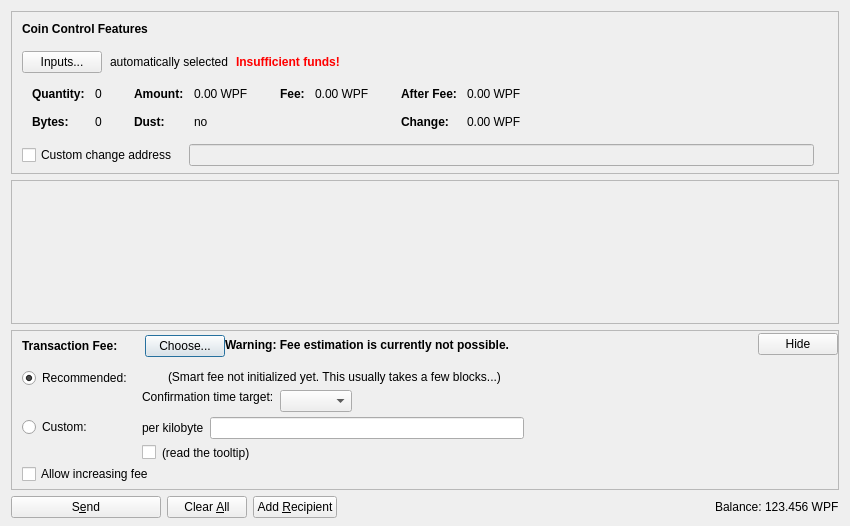
<?xml version="1.0" encoding="UTF-8"?>
<ui version="4.0">
 <class>SendCoinsDialog</class>
 <widget class="QDialog" name="SendCoinsDialog">
  <property name="geometry">
   <rect>
    <x>0</x>
    <y>0</y>
    <width>850</width>
    <height>526</height>
   </rect>
  </property>
  <property name="windowTitle">
   <string>Send Coins</string>
  </property>
  <layout class="QVBoxLayout" name="verticalLayout" stretch="0,1,0,0">
   <property name="bottomMargin">
    <number>8</number>
   </property>
   <item>
    <widget class="QFrame" name="frameCoinControl">
     <property name="sizePolicy">
      <sizepolicy hsizetype="Expanding" vsizetype="Expanding">
       <horstretch>0</horstretch>
       <verstretch>0</verstretch>
      </sizepolicy>
     </property>
     <property name="maximumSize">
      <size>
       <width>16777215</width>
       <height>16777215</height>
      </size>
     </property>
     <property name="frameShape">
      <enum>QFrame::StyledPanel</enum>
     </property>
     <property name="frameShadow">
      <enum>QFrame::Sunken</enum>
     </property>
     <layout class="QVBoxLayout" name="verticalLayoutCoinControl2">
      <property name="spacing">
       <number>0</number>
      </property>
      <property name="leftMargin">
       <number>0</number>
      </property>
      <property name="topMargin">
       <number>0</number>
      </property>
      <property name="rightMargin">
       <number>0</number>
      </property>
      <property name="bottomMargin">
       <number>6</number>
      </property>
      <item>
       <layout class="QVBoxLayout" name="verticalLayoutCoinControl" stretch="0,0,0,0,1">
        <property name="spacing">
         <number>0</number>
        </property>
        <property name="leftMargin">
         <number>10</number>
        </property>
        <property name="topMargin">
         <number>10</number>
        </property>
        <item>
         <layout class="QHBoxLayout" name="horizontalLayoutCoinControl1">
          <property name="bottomMargin">
           <number>15</number>
          </property>
          <item>
           <widget class="QLabel" name="labelCoinControlFeatures">
            <property name="sizePolicy">
             <sizepolicy hsizetype="Preferred" vsizetype="Maximum">
              <horstretch>0</horstretch>
              <verstretch>0</verstretch>
             </sizepolicy>
            </property>
            <property name="font">
             <font>
              <weight>75</weight>
              <bold>true</bold>
             </font>
            </property>
            <property name="styleSheet">
             <string notr="true">font-weight:bold;</string>
            </property>
            <property name="text">
             <string>Coin Control Features</string>
            </property>
           </widget>
          </item>
         </layout>
        </item>
        <item>
         <layout class="QHBoxLayout" name="horizontalLayoutCoinControl2" stretch="0,0,0,0">
          <property name="spacing">
           <number>8</number>
          </property>
          <property name="bottomMargin">
           <number>10</number>
          </property>
          <item>
           <widget class="QPushButton" name="pushButtonCoinControl">
            <property name="styleSheet">
             <string notr="true"/>
            </property>
            <property name="text">
             <string>Inputs...</string>
            </property>
            <property name="autoDefault">
             <bool>false</bool>
            </property>
           </widget>
          </item>
          <item>
           <widget class="QLabel" name="labelCoinControlAutomaticallySelected">
            <property name="text">
             <string>automatically selected</string>
            </property>
            <property name="margin">
             <number>5</number>
            </property>
           </widget>
          </item>
          <item>
           <widget class="QLabel" name="labelCoinControlInsuffFunds">
            <property name="font">
             <font>
              <weight>75</weight>
              <bold>true</bold>
             </font>
            </property>
            <property name="styleSheet">
             <string notr="true">color:red;font-weight:bold;</string>
            </property>
            <property name="text">
             <string>Insufficient funds!</string>
            </property>
            <property name="margin">
             <number>5</number>
            </property>
           </widget>
          </item>
          <item>
           <spacer name="horizontalSpacerCoinControl">
            <property name="orientation">
             <enum>Qt::Horizontal</enum>
            </property>
            <property name="sizeHint" stdset="0">
             <size>
              <width>40</width>
              <height>1</height>
             </size>
            </property>
           </spacer>
          </item>
         </layout>
        </item>
        <item>
         <widget class="QWidget" name="widgetCoinControl" native="true">
          <property name="sizePolicy">
           <sizepolicy hsizetype="Preferred" vsizetype="Preferred">
            <horstretch>0</horstretch>
            <verstretch>0</verstretch>
           </sizepolicy>
          </property>
          <property name="minimumSize">
           <size>
            <width>0</width>
            <height>0</height>
           </size>
          </property>
          <property name="styleSheet">
           <string notr="true"/>
          </property>
          <layout class="QHBoxLayout" name="horizontalLayoutCoinControl5">
           <property name="leftMargin">
            <number>0</number>
           </property>
           <property name="topMargin">
            <number>0</number>
           </property>
           <property name="rightMargin">
            <number>0</number>
           </property>
           <property name="bottomMargin">
            <number>0</number>
           </property>
           <item>
            <layout class="QHBoxLayout" name="horizontalLayoutCoinControl3" stretch="0,0,0,1">
             <property name="spacing">
              <number>20</number>
             </property>
             <property name="topMargin">
              <number>0</number>
             </property>
             <property name="bottomMargin">
              <number>10</number>
             </property>
             <item>
              <layout class="QFormLayout" name="formLayoutCoinControl1">
               <property name="horizontalSpacing">
                <number>10</number>
               </property>
               <property name="verticalSpacing">
                <number>14</number>
               </property>
               <property name="leftMargin">
                <number>10</number>
               </property>
               <property name="topMargin">
                <number>4</number>
               </property>
               <property name="rightMargin">
                <number>6</number>
               </property>
               <item row="0" column="0">
                <widget class="QLabel" name="labelCoinControlQuantityText">
                 <property name="font">
                  <font>
                   <weight>75</weight>
                   <bold>true</bold>
                  </font>
                 </property>
                 <property name="text">
                  <string>Quantity:</string>
                 </property>
                 <property name="margin">
                  <number>0</number>
                 </property>
                </widget>
               </item>
               <item row="0" column="1">
                <widget class="QLabel" name="labelCoinControlQuantity">
                 <property name="cursor">
                  <cursorShape>IBeamCursor</cursorShape>
                 </property>
                 <property name="contextMenuPolicy">
                  <enum>Qt::ActionsContextMenu</enum>
                 </property>
                 <property name="text">
                  <string notr="true">0</string>
                 </property>
                 <property name="margin">
                  <number>0</number>
                 </property>
                 <property name="textInteractionFlags">
                  <set>Qt::LinksAccessibleByMouse|Qt::TextSelectableByKeyboard|Qt::TextSelectableByMouse</set>
                 </property>
                </widget>
               </item>
               <item row="1" column="0">
                <widget class="QLabel" name="labelCoinControlBytesText">
                 <property name="font">
                  <font>
                   <weight>75</weight>
                   <bold>true</bold>
                  </font>
                 </property>
                 <property name="text">
                  <string>Bytes:</string>
                 </property>
                </widget>
               </item>
               <item row="1" column="1">
                <widget class="QLabel" name="labelCoinControlBytes">
                 <property name="cursor">
                  <cursorShape>IBeamCursor</cursorShape>
                 </property>
                 <property name="contextMenuPolicy">
                  <enum>Qt::ActionsContextMenu</enum>
                 </property>
                 <property name="text">
                  <string notr="true">0</string>
                 </property>
                 <property name="textInteractionFlags">
                  <set>Qt::LinksAccessibleByMouse|Qt::TextSelectableByKeyboard|Qt::TextSelectableByMouse</set>
                 </property>
                </widget>
               </item>
              </layout>
             </item>
             <item>
              <layout class="QFormLayout" name="formLayoutCoinControl2">
               <property name="horizontalSpacing">
                <number>10</number>
               </property>
               <property name="verticalSpacing">
                <number>14</number>
               </property>
               <property name="leftMargin">
                <number>6</number>
               </property>
               <property name="topMargin">
                <number>4</number>
               </property>
               <property name="rightMargin">
                <number>6</number>
               </property>
               <item row="0" column="0">
                <widget class="QLabel" name="labelCoinControlAmountText">
                 <property name="font">
                  <font>
                   <weight>75</weight>
                   <bold>true</bold>
                  </font>
                 </property>
                 <property name="text">
                  <string>Amount:</string>
                 </property>
                 <property name="margin">
                  <number>0</number>
                 </property>
                </widget>
               </item>
               <item row="0" column="1">
                <widget class="QLabel" name="labelCoinControlAmount">
                 <property name="cursor">
                  <cursorShape>IBeamCursor</cursorShape>
                 </property>
                 <property name="contextMenuPolicy">
                  <enum>Qt::ActionsContextMenu</enum>
                 </property>
                 <property name="text">
                  <string notr="true">0.00 WPF</string>
                 </property>
                 <property name="textInteractionFlags">
                  <set>Qt::LinksAccessibleByMouse|Qt::TextSelectableByKeyboard|Qt::TextSelectableByMouse</set>
                 </property>
                </widget>
               </item>
               <item row="1" column="0">
                <widget class="QLabel" name="labelCoinControlLowOutputText">
                 <property name="font">
                  <font>
                   <weight>75</weight>
                   <bold>true</bold>
                  </font>
                 </property>
                 <property name="text">
                  <string>Dust:</string>
                 </property>
                </widget>
               </item>
               <item row="1" column="1">
                <widget class="QLabel" name="labelCoinControlLowOutput">
                 <property name="cursor">
                  <cursorShape>IBeamCursor</cursorShape>
                 </property>
                 <property name="contextMenuPolicy">
                  <enum>Qt::ActionsContextMenu</enum>
                 </property>
                 <property name="text">
                  <string notr="true">no</string>
                 </property>
                 <property name="textInteractionFlags">
                  <set>Qt::LinksAccessibleByMouse|Qt::TextSelectableByKeyboard|Qt::TextSelectableByMouse</set>
                 </property>
                </widget>
               </item>
              </layout>
             </item>
             <item>
              <layout class="QFormLayout" name="formLayoutCoinControl3">
               <property name="horizontalSpacing">
                <number>10</number>
               </property>
               <property name="verticalSpacing">
                <number>14</number>
               </property>
               <property name="leftMargin">
                <number>6</number>
               </property>
               <property name="topMargin">
                <number>4</number>
               </property>
               <property name="rightMargin">
                <number>6</number>
               </property>
               <item row="0" column="0">
                <widget class="QLabel" name="labelCoinControlFeeText">
                 <property name="font">
                  <font>
                   <weight>75</weight>
                   <bold>true</bold>
                  </font>
                 </property>
                 <property name="text">
                  <string>Fee:</string>
                 </property>
                 <property name="margin">
                  <number>0</number>
                 </property>
                </widget>
               </item>
               <item row="0" column="1">
                <widget class="QLabel" name="labelCoinControlFee">
                 <property name="cursor">
                  <cursorShape>IBeamCursor</cursorShape>
                 </property>
                 <property name="contextMenuPolicy">
                  <enum>Qt::ActionsContextMenu</enum>
                 </property>
                 <property name="text">
                  <string notr="true">0.00 WPF</string>
                 </property>
                 <property name="textInteractionFlags">
                  <set>Qt::LinksAccessibleByMouse|Qt::TextSelectableByKeyboard|Qt::TextSelectableByMouse</set>
                 </property>
                </widget>
               </item>
              </layout>
             </item>
             <item>
              <layout class="QFormLayout" name="formLayoutCoinControl4">
               <property name="horizontalSpacing">
                <number>10</number>
               </property>
               <property name="verticalSpacing">
                <number>14</number>
               </property>
               <property name="leftMargin">
                <number>6</number>
               </property>
               <property name="topMargin">
                <number>4</number>
               </property>
               <property name="rightMargin">
                <number>6</number>
               </property>
               <item row="0" column="0">
                <widget class="QLabel" name="labelCoinControlAfterFeeText">
                 <property name="font">
                  <font>
                   <weight>75</weight>
                   <bold>true</bold>
                  </font>
                 </property>
                 <property name="text">
                  <string>After Fee:</string>
                 </property>
                 <property name="margin">
                  <number>0</number>
                 </property>
                </widget>
               </item>
               <item row="0" column="1">
                <widget class="QLabel" name="labelCoinControlAfterFee">
                 <property name="cursor">
                  <cursorShape>IBeamCursor</cursorShape>
                 </property>
                 <property name="contextMenuPolicy">
                  <enum>Qt::ActionsContextMenu</enum>
                 </property>
                 <property name="text">
                  <string notr="true">0.00 WPF</string>
                 </property>
                 <property name="textInteractionFlags">
                  <set>Qt::LinksAccessibleByMouse|Qt::TextSelectableByKeyboard|Qt::TextSelectableByMouse</set>
                 </property>
                </widget>
               </item>
               <item row="1" column="0">
                <widget class="QLabel" name="labelCoinControlChangeText">
                 <property name="font">
                  <font>
                   <weight>75</weight>
                   <bold>true</bold>
                  </font>
                 </property>
                 <property name="text">
                  <string>Change:</string>
                 </property>
                </widget>
               </item>
               <item row="1" column="1">
                <widget class="QLabel" name="labelCoinControlChange">
                 <property name="cursor">
                  <cursorShape>IBeamCursor</cursorShape>
                 </property>
                 <property name="contextMenuPolicy">
                  <enum>Qt::ActionsContextMenu</enum>
                 </property>
                 <property name="text">
                  <string notr="true">0.00 WPF</string>
                 </property>
                 <property name="textInteractionFlags">
                  <set>Qt::LinksAccessibleByMouse|Qt::TextSelectableByKeyboard|Qt::TextSelectableByMouse</set>
                 </property>
                </widget>
               </item>
              </layout>
             </item>
            </layout>
           </item>
          </layout>
         </widget>
        </item>
        <item>
         <layout class="QHBoxLayout" name="horizontalLayoutCoinControl4" stretch="0,0,0">
          <property name="spacing">
           <number>12</number>
          </property>
          <property name="sizeConstraint">
           <enum>QLayout::SetDefaultConstraint</enum>
          </property>
          <property name="topMargin">
           <number>5</number>
          </property>
          <property name="rightMargin">
           <number>5</number>
          </property>
          <item>
           <widget class="QCheckBox" name="checkBoxCoinControlChange">
            <property name="toolTip">
             <string>If this is activated, but the change address is empty or invalid, change will be sent to a newly generated address.</string>
            </property>
            <property name="text">
             <string>Custom change address</string>
            </property>
           </widget>
          </item>
          <item>
           <widget class="QValidatedLineEdit" name="lineEditCoinControlChange">
            <property name="enabled">
             <bool>false</bool>
            </property>
            <property name="sizePolicy">
             <sizepolicy hsizetype="Expanding" vsizetype="Fixed">
              <horstretch>0</horstretch>
              <verstretch>0</verstretch>
             </sizepolicy>
            </property>
           </widget>
          </item>
          <item>
           <widget class="QLabel" name="labelCoinControlChangeLabel">
            <property name="sizePolicy">
             <sizepolicy hsizetype="Preferred" vsizetype="Expanding">
              <horstretch>0</horstretch>
              <verstretch>0</verstretch>
             </sizepolicy>
            </property>
            <property name="minimumSize">
             <size>
              <width>0</width>
              <height>0</height>
             </size>
            </property>
            <property name="text">
             <string/>
            </property>
            <property name="margin">
             <number>3</number>
            </property>
           </widget>
          </item>
         </layout>
        </item>
        <item>
         <spacer name="verticalSpacerCoinControl">
          <property name="orientation">
           <enum>Qt::Vertical</enum>
          </property>
          <property name="sizeHint" stdset="0">
           <size>
            <width>800</width>
            <height>1</height>
           </size>
          </property>
         </spacer>
        </item>
       </layout>
      </item>
     </layout>
    </widget>
   </item>
   <item>
    <widget class="QScrollArea" name="scrollArea">
     <property name="widgetResizable">
      <bool>true</bool>
     </property>
     <widget class="QWidget" name="scrollAreaWidgetContents">
      <property name="geometry">
       <rect>
        <x>0</x>
        <y>0</y>
        <width>830</width>
        <height>104</height>
       </rect>
      </property>
      <layout class="QVBoxLayout" name="verticalLayout_2" stretch="0,1">
       <property name="leftMargin">
        <number>0</number>
       </property>
       <property name="topMargin">
        <number>0</number>
       </property>
       <property name="rightMargin">
        <number>0</number>
       </property>
       <property name="bottomMargin">
        <number>0</number>
       </property>
       <item>
        <layout class="QVBoxLayout" name="entries">
         <property name="spacing">
          <number>6</number>
         </property>
        </layout>
       </item>
       <item>
        <spacer name="verticalSpacer">
         <property name="orientation">
          <enum>Qt::Vertical</enum>
         </property>
         <property name="sizeHint" stdset="0">
          <size>
           <width>20</width>
           <height>40</height>
          </size>
         </property>
        </spacer>
       </item>
      </layout>
     </widget>
    </widget>
   </item>
   <item>
    <widget class="QFrame" name="frameFee">
     <property name="sizePolicy">
      <sizepolicy hsizetype="Expanding" vsizetype="Expanding">
       <horstretch>0</horstretch>
       <verstretch>0</verstretch>
      </sizepolicy>
     </property>
     <property name="maximumSize">
      <size>
       <width>16777215</width>
       <height>16777215</height>
      </size>
     </property>
     <property name="frameShape">
      <enum>QFrame::StyledPanel</enum>
     </property>
     <property name="frameShadow">
      <enum>QFrame::Sunken</enum>
     </property>
     <layout class="QVBoxLayout" name="verticalLayoutFee1">
      <property name="spacing">
       <number>0</number>
      </property>
      <property name="leftMargin">
       <number>0</number>
      </property>
      <property name="topMargin">
       <number>0</number>
      </property>
      <property name="rightMargin">
       <number>0</number>
      </property>
      <property name="bottomMargin">
       <number>0</number>
      </property>
      <item>
       <layout class="QVBoxLayout" name="verticalLayoutFee2" stretch="0,0,0">
        <property name="spacing">
         <number>0</number>
        </property>
        <property name="leftMargin">
         <number>10</number>
        </property>
        <property name="topMargin">
         <number>0</number>
        </property>
        <item>
         <layout class="QHBoxLayout" name="horizontalLayoutFee1">
          <property name="bottomMargin">
           <number>0</number>
          </property>
          <item>
           <layout class="QVBoxLayout" name="verticalLayoutFee7">
            <property name="spacing">
             <number>0</number>
            </property>
            <item>
             <spacer name="verticalSpacerSmartFee">
              <property name="orientation">
               <enum>Qt::Vertical</enum>
              </property>
              <property name="sizeType">
               <enum>QSizePolicy::Fixed</enum>
              </property>
              <property name="sizeHint" stdset="0">
               <size>
                <width>1</width>
                <height>4</height>
               </size>
              </property>
             </spacer>
            </item>
            <item>
             <layout class="QHBoxLayout" name="horizontalLayoutSmartFee">
              <property name="spacing">
               <number>10</number>
              </property>
              <item>
               <widget class="QLabel" name="labelFeeHeadline">
                <property name="sizePolicy">
                 <sizepolicy hsizetype="Preferred" vsizetype="Maximum">
                  <horstretch>0</horstretch>
                  <verstretch>0</verstretch>
                 </sizepolicy>
                </property>
                <property name="font">
                 <font>
                  <weight>75</weight>
                  <bold>true</bold>
                 </font>
                </property>
                <property name="styleSheet">
                 <string notr="true">font-weight:bold;</string>
                </property>
                <property name="text">
                 <string>Transaction Fee:</string>
                </property>
               </widget>
              </item>
              <item>
               <widget class="QLabel" name="labelFeeMinimized">
                <property name="text">
                 <string/>
                </property>
               </widget>
              </item>
              <item>
               <widget class="QPushButton" name="buttonChooseFee">
                <property name="text">
                 <string>Choose...</string>
                </property>
               </widget>
              </item>
             </layout>
            </item>
            <item>
             <spacer name="verticalSpacer_5">
              <property name="orientation">
               <enum>Qt::Vertical</enum>
              </property>
              <property name="sizeHint" stdset="0">
               <size>
                <width>1</width>
                <height>1</height>
               </size>
              </property>
             </spacer>
            </item>
           </layout>
          </item>
          <item>
           <widget class="QLabel" name="fallbackFeeWarningLabel">
            <property name="toolTip">
             <string>Using the fallbackfee can result in sending a transaction that will take several hours or days (or never) to confirm. Consider choosing your fee manually or wait until you have validated the complete chain.</string>
            </property>
            <property name="font">
            <font>
                <weight>75</weight>
                <bold>true</bold>
            </font>
            </property>
            <property name="text">
             <string>Warning: Fee estimation is currently not possible.</string>
            </property>
            <property name="wordWrap">
             <bool>false</bool>
            </property>
           </widget>
          </item>
          <item>
           <spacer name="horizontalSpacer_4">
            <property name="orientation">
             <enum>Qt::Horizontal</enum>
            </property>
            <property name="sizeType">
             <enum>QSizePolicy::MinimumExpanding</enum>
            </property>
            <property name="sizeHint" stdset="0">
             <size>
              <width>40</width>
              <height>20</height>
             </size>
            </property>
           </spacer>
          </item>
          <item>
           <widget class="QPushButton" name="buttonMinimizeFee">
            <property name="toolTip">
             <string>collapse fee-settings</string>
            </property>
            <property name="text">
             <string>Hide</string>
            </property>
           </widget>
          </item>
         </layout>
        </item>
        <item>
         <widget class="QFrame" name="frameFeeSelection">
          <layout class="QVBoxLayout" name="verticalLayoutFee12">
           <property name="spacing">
            <number>0</number>
           </property>
           <property name="leftMargin">
            <number>0</number>
           </property>
           <property name="topMargin">
            <number>0</number>
           </property>
           <property name="rightMargin">
            <number>0</number>
           </property>
           <property name="bottomMargin">
            <number>0</number>
           </property>
           <item>
            <layout class="QGridLayout" name="gridLayoutFee">
             <property name="topMargin">
              <number>10</number>
             </property>
             <property name="bottomMargin">
              <number>4</number>
             </property>
             <property name="horizontalSpacing">
              <number>10</number>
             </property>
             <property name="verticalSpacing">
              <number>4</number>
             </property>
             <item row="1" column="1">
              <layout class="QVBoxLayout" name="verticalLayoutFee8">
               <property name="spacing">
                <number>6</number>
               </property>
               <item>
                <layout class="QHBoxLayout" name="horizontalLayoutFee13">
                 <item>
                  <widget class="QLabel" name="labelCustomPerKilobyte">
                   <property name="toolTip">
                    <string>If the custom fee is set to 1000 satoshis and the transaction is only 250 bytes, then &quot;per kilobyte&quot; only pays 250 satoshis in fee, while &quot;total at least&quot; pays 1000 satoshis. For transactions bigger than a kilobyte both pay by kilobyte.</string>
                   </property>
                   <property name="text">
                    <string>per kilobyte</string>
                   </property>
                  </widget>
                 </item>
                 <item>
                  <widget class="BitcoinAmountField" name="customFee"/>
                 </item>
                 <item>
                  <spacer name="horizontalSpacer_6">
                   <property name="orientation">
                    <enum>Qt::Horizontal</enum>
                   </property>
                   <property name="sizeHint" stdset="0">
                    <size>
                     <width>1</width>
                     <height>1</height>
                    </size>
                   </property>
                  </spacer>
                 </item>
                </layout>
               </item>
               <item>
                <layout class="QHBoxLayout" name="horizontalLayoutFee8">
                 <item>
                  <widget class="QCheckBox" name="checkBoxMinimumFee">
                   <property name="toolTip">
                    <string>Paying only the minimum fee is just fine as long as there is less transaction volume than space in the blocks. But be aware that this can end up in a never confirming transaction once there is more demand for bitcoin transactions than the network can process.</string>
                   </property>
                   <property name="text">
                    <string/>
                   </property>
                  </widget>
                 </item>
                 <item>
                  <widget class="QLabel" name="labelMinFeeWarning">
                   <property name="enabled">
                    <bool>true</bool>
                   </property>
                   <property name="toolTip">
                    <string>Paying only the minimum fee is just fine as long as there is less transaction volume than space in the blocks. But be aware that this can end up in a never confirming transaction once there is more demand for bitcoin transactions than the network can process.</string>
                   </property>
                   <property name="text">
                    <string>(read the tooltip)</string>
                   </property>
                   <property name="margin">
                    <number>5</number>
                   </property>
                  </widget>
                 </item>
                 <item>
                  <spacer name="horizontalSpacer_2">
                   <property name="orientation">
                    <enum>Qt::Horizontal</enum>
                   </property>
                   <property name="sizeHint" stdset="0">
                    <size>
                     <width>1</width>
                     <height>1</height>
                    </size>
                   </property>
                  </spacer>
                 </item>
                </layout>
               </item>
              </layout>
             </item>
             <item row="0" column="0">
              <layout class="QVBoxLayout" name="verticalLayoutFee4" stretch="0,1">
               <item>
                <widget class="QRadioButton" name="radioSmartFee">
                 <property name="text">
                  <string>Recommended:</string>
                 </property>
                 <property name="checked">
                  <bool>true</bool>
                 </property>
                 <attribute name="buttonGroup">
                  <string notr="true">groupFee</string>
                 </attribute>
                </widget>
               </item>
               <item>
                <spacer name="verticalSpacer_2">
                 <property name="orientation">
                  <enum>Qt::Vertical</enum>
                 </property>
                 <property name="sizeHint" stdset="0">
                  <size>
                   <width>1</width>
                   <height>1</height>
                  </size>
                 </property>
                </spacer>
               </item>
              </layout>
             </item>
             <item row="1" column="0">
              <layout class="QVBoxLayout" name="verticalLayoutFee9" stretch="0,1">
               <item>
                <widget class="QRadioButton" name="radioCustomFee">
                 <property name="text">
                  <string>Custom:</string>
                 </property>
                 <attribute name="buttonGroup">
                  <string notr="true">groupFee</string>
                 </attribute>
                </widget>
               </item>
               <item>
                <spacer name="verticalSpacer_6">
                 <property name="orientation">
                  <enum>Qt::Vertical</enum>
                 </property>
                 <property name="sizeHint" stdset="0">
                  <size>
                   <width>1</width>
                   <height>1</height>
                  </size>
                 </property>
                </spacer>
               </item>
              </layout>
             </item>
             <item row="0" column="1">
              <layout class="QVBoxLayout" name="verticalLayoutFee3" stretch="0,0,1">
               <property name="spacing">
                <number>6</number>
               </property>
               <property name="topMargin">
                <number>2</number>
               </property>
               <item>
                <layout class="QHBoxLayout" name="horizontalLayoutFee12">
                 <item>
                  <widget class="QLabel" name="labelSmartFee">
                   <property name="text">
                    <string/>
                   </property>
                   <property name="margin">
                    <number>2</number>
                   </property>
                  </widget>
                 </item>
                 <item>
                  <widget class="QLabel" name="labelFeeEstimation">
                   <property name="text">
                    <string/>
                   </property>
                  </widget>
                 </item>
                 <item>
                  <widget class="QLabel" name="labelSmartFee2">
                   <property name="text">
                    <string>(Smart fee not initialized yet. This usually takes a few blocks...)</string>
                   </property>
                   <property name="margin">
                    <number>2</number>
                   </property>
                  </widget>
                 </item>
                 <item>
                  <spacer name="horizontalSpacer_5">
                   <property name="orientation">
                    <enum>Qt::Horizontal</enum>
                   </property>
                   <property name="sizeHint" stdset="0">
                    <size>
                     <width>1</width>
                     <height>1</height>
                    </size>
                   </property>
                  </spacer>
                 </item>
                </layout>
               </item>
               <item>
                <layout class="QHBoxLayout" name="horizontalLayoutFee9">
                 <item>
                  <layout class="QVBoxLayout" name="verticalLayoutFee6">
                   <item>
                    <widget class="QLabel" name="labelSmartFee3">
                     <property name="text">
                      <string>Confirmation time target:</string>
                     </property>
                     <property name="margin">
                      <number>2</number>
                     </property>
                    </widget>
                   </item>
                   <item>
                    <spacer name="verticalSpacer_3">
                     <property name="orientation">
                      <enum>Qt::Vertical</enum>
                     </property>
                     <property name="sizeHint" stdset="0">
                      <size>
                       <width>1</width>
                       <height>1</height>
                      </size>
                     </property>
                    </spacer>
                   </item>
                  </layout>
                 </item>
                 <item>
                  <layout class="QVBoxLayout" name="verticalLayoutFee5">
                   <property name="rightMargin">
                    <number>30</number>
                   </property>
                   <item>
                    <layout class="QHBoxLayout" name="horizontalLayoutConfTarget">
                     <property name="bottomMargin">
                      <number>0</number>
                     </property>
                     <item>
                      <widget class="QComboBox" name="confTargetSelector"/>
                     </item>
                     <item>
                      <spacer name="horizontalSpacerConfTarget">
                       <property name="orientation">
                        <enum>Qt::Horizontal</enum>
                       </property>
                       <property name="sizeHint" stdset="0">
                        <size>
                         <width>40</width>
                         <height>20</height>
                        </size>
                       </property>
                      </spacer>
                     </item>
                    </layout>
                   </item>
                  </layout>
                 </item>
                </layout>
               </item>
               <item>
                <spacer name="verticalSpacer_4">
                 <property name="orientation">
                  <enum>Qt::Vertical</enum>
                 </property>
                 <property name="sizeHint" stdset="0">
                  <size>
                   <width>1</width>
                   <height>1</height>
                  </size>
                 </property>
                </spacer>
               </item>
              </layout>
             </item>
            </layout>
           </item>
           <item>
            <widget class="QCheckBox" name="optInRBF">
             <property name="text">
              <string>Allow increasing fee</string>
             </property>
             <property name="toolTip">
              <string>This allows you to increase the fee later if the transaction takes a long time to confirm. This will also cause the recommended fee to be lower. ("Replace-By-Fee", BIP 125)</string>
             </property>
            </widget>
           </item>
          </layout>
         </widget>
        </item>
        <item>
         <spacer name="verticalSpacerFee">
          <property name="orientation">
           <enum>Qt::Vertical</enum>
          </property>
          <property name="sizeHint" stdset="0">
           <size>
            <width>40</width>
            <height>5</height>
           </size>
          </property>
         </spacer>
        </item>
       </layout>
      </item>
     </layout>
    </widget>
   </item>
   <item>
    <layout class="QHBoxLayout" name="horizontalLayout">
     <item>
      <widget class="QPushButton" name="sendButton">
       <property name="minimumSize">
        <size>
         <width>150</width>
         <height>0</height>
        </size>
       </property>
       <property name="toolTip">
        <string>Confirm the send action</string>
       </property>
       <property name="text">
        <string>S&amp;end</string>
       </property>
       <property name="icon">
        <iconset resource="../bitcoin.qrc">
         <normaloff>:/icons/send</normaloff>:/icons/send</iconset>
       </property>
       <property name="autoDefault">
        <bool>false</bool>
       </property>
       <property name="default">
        <bool>false</bool>
       </property>
      </widget>
     </item>
     <item>
      <widget class="QPushButton" name="clearButton">
       <property name="sizePolicy">
        <sizepolicy hsizetype="Minimum" vsizetype="Fixed">
         <horstretch>0</horstretch>
         <verstretch>0</verstretch>
        </sizepolicy>
       </property>
       <property name="toolTip">
        <string>Clear all fields of the form.</string>
       </property>
       <property name="text">
        <string>Clear &amp;All</string>
       </property>
       <property name="icon">
        <iconset resource="../bitcoin.qrc">
         <normaloff>:/icons/remove</normaloff>:/icons/remove</iconset>
       </property>
       <property name="autoDefault">
        <bool>false</bool>
       </property>
      </widget>
     </item>
     <item>
      <widget class="QPushButton" name="addButton">
       <property name="toolTip">
        <string>Send to multiple recipients at once</string>
       </property>
       <property name="text">
        <string>Add &amp;Recipient</string>
       </property>
       <property name="icon">
        <iconset resource="../bitcoin.qrc">
         <normaloff>:/icons/add</normaloff>:/icons/add</iconset>
       </property>
       <property name="autoDefault">
        <bool>false</bool>
       </property>
      </widget>
     </item>
     <item>
      <spacer name="horizontalSpacer">
       <property name="orientation">
        <enum>Qt::Horizontal</enum>
       </property>
       <property name="sizeHint" stdset="0">
        <size>
         <width>40</width>
         <height>20</height>
        </size>
       </property>
      </spacer>
     </item>
     <item>
      <layout class="QHBoxLayout" name="horizontalLayout_2">
       <property name="spacing">
        <number>3</number>
       </property>
       <item>
        <widget class="QLabel" name="label">
         <property name="sizePolicy">
          <sizepolicy hsizetype="Preferred" vsizetype="Fixed">
           <horstretch>0</horstretch>
           <verstretch>0</verstretch>
          </sizepolicy>
         </property>
         <property name="text">
          <string>Balance:</string>
         </property>
        </widget>
       </item>
       <item>
        <widget class="QLabel" name="labelBalance">
         <property name="sizePolicy">
          <sizepolicy hsizetype="Preferred" vsizetype="Fixed">
           <horstretch>0</horstretch>
           <verstretch>0</verstretch>
          </sizepolicy>
         </property>
         <property name="cursor">
          <cursorShape>IBeamCursor</cursorShape>
         </property>
         <property name="text">
          <string notr="true">123.456 WPF</string>
         </property>
         <property name="textInteractionFlags">
          <set>Qt::LinksAccessibleByMouse|Qt::TextSelectableByKeyboard|Qt::TextSelectableByMouse</set>
         </property>
        </widget>
       </item>
      </layout>
     </item>
    </layout>
   </item>
  </layout>
 </widget>
 <customwidgets>
  <customwidget>
   <class>QValidatedLineEdit</class>
   <extends>QLineEdit</extends>
   <header>qt/qvalidatedlineedit.h</header>
  </customwidget>
  <customwidget>
   <class>BitcoinAmountField</class>
   <extends>QLineEdit</extends>
   <header>qt/bitcoinamountfield.h</header>
   <container>1</container>
  </customwidget>
 </customwidgets>
 <resources>
  <include location="../bitcoin.qrc"/>
 </resources>
 <connections/>
 <buttongroups>
  <buttongroup name="groupFee"/>
 </buttongroups>
</ui>
